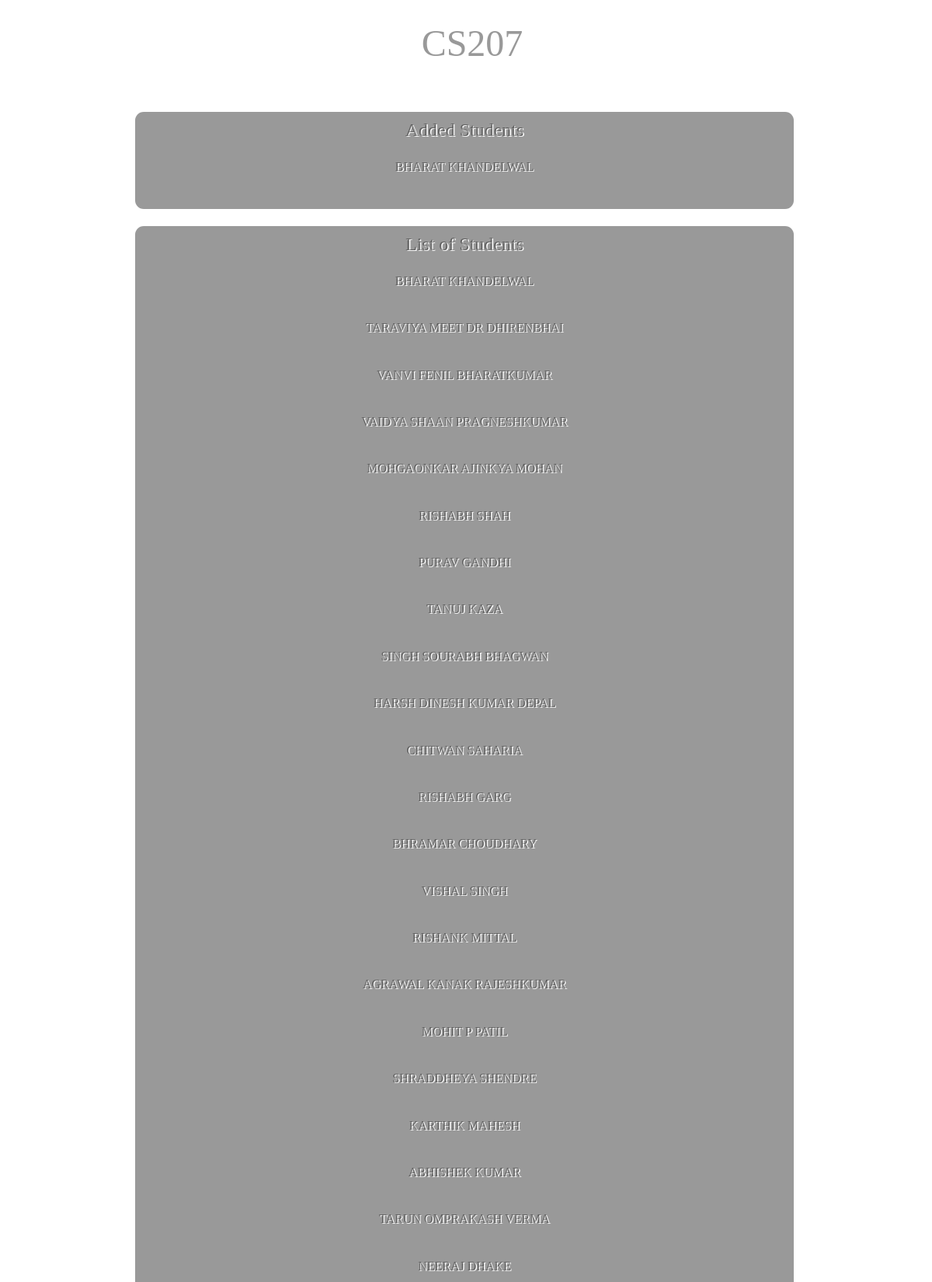
The app's page /feeder/addstudents/CS207/ (signed in, upper part) with its own data.
### feederpart1/models.py (models this page shows, shortened)
class Course(models.Model):
	name=models.CharField(max_length=50)
	code=models.CharField(max_length=10, unique= True,)
	students=models.ManyToManyField(Student, blank=True)
	feedbackforms=models.ManyToManyField(Feedbackform,blank=True)
	assignments=models.ManyToManyField(Assignment,blank=True)

class Student(models.Model):
	username=models.CharField(max_length=50)
	password=models.CharField(max_length=20)
	rollno=models.CharField(max_length=20, unique= True,default=True)

### feederpart1/views.py (the view)
# urls.py: url(r'^addstudents/(\w+)/', addstudents, name='addstudents'),
def addstudents(request, coursecode):
	if request.user.is_authenticated:
		return render(request, "addstudents.html", {"addedstudents":Course.objects.get(code=coursecode).students.all(),
													"students":Student.objects.all(),
													"coursecode":coursecode,
													"user":request.user})
	else:
		return render(request, 'blankMessage.html',{"message":'forbidden.'})

### templates/addstudents.html (shortened to what this page needs)
<!DOCTYPE html>
<html >
    <head>
    </head>
    <body>
        <div class="myhead"><font size="8" ><center>{{coursename}} {{coursecode}}</center></font> </div>
            <form role="form" action="" method="post">{% csrf_token %}
                <div class="form" style="align:right;">
                    <div class="forceColor"></div>
                    <div class="topbar">
                        <div class="myhead1"><font size="5">Added Students</font></div>
                        {% for student in addedstudents %}
                        <pre> </pre>
                        <div class="myhead1"><font size="3">{{student.username}}</font></div>
                {% endfor %}
            </div>
                                <pre>
            </pre>
        </div>
    </form>
    <form role="form" action="{% url 'register' %}" method="post">{% csrf_token %}
        <div class="form" style="align:right;">
            <div class="forceColor"></div>
            <div class="topbar">
                <div class="myhead1"><font size="5" >List of  Students</font></div>
                {% for student in students %}
                <pre> </pre>
                <a href="{% url 'addstudent' coursecode student.rollno %}" style="text-decoration:none;">
                    <div class="myhead1"><font size="3">{{student.username}}</font></div>
                </a>
            <pre> </pre>
        {% endfor %}
    </div>
</div>
</form>
</body>
</html>

### templates/addstudents.html (style rules this page uses)
body { font-family: 'Roboto', sans-serif; font-size: 62.5%; width: 100%; height: 100%; position: absolute; font-family: Raleway; background: url(https://newevolutiondesigns.com/images/freebies/winter-wallpaper-3.jpg) no-repeat fixed; background-size: cover; background-position: 50%; -webkit-font-smoothing: antialiased; font-smoothing: antialiased; }
* { -moz-box-sizing: border-box; -webkit-box-sizing: border-box; box-sizing: border-box; }
.form { margin: 20px 50px; position: relative; top: 15%; left: 45%; -moz-transform: translate3d(-50%, 0, 0); -ms-transform: translate3d(-50%, 0, 0); -webkit-transform: translate3d(-50%, 0, 0); transform: translate3d(-50%, 0, 0); width: 850px; padding: 10px; overflow: hidden; background-color: black; border: 1px solid rgba(255, 255, 255, 0.5); background: inherit; -moz-border-radius: 12px; -webkit-border-radius: 12px; border-radius: 12px; }
.form .forceColor { width: 100%; height: 100%; position: absolute; left: 0; top: 0; background-color: rgba(0, 0, 0, 0.4); }
.form:before { content: ""; width: 110%; height: 110%; position: absolute; background: inherit; left: -5%; right: 0; bottom: 0; top: -5%; -webkit-filter: blur(3px); filter: blur(3px); }
.myhead { color:rgba(0,0,0,.4) ; padding: 20px 440px 40px; text-shadow: 1.4px 1.4px rgba(256,256,256,.94); position: relative; text-align: center; }
.myhead1 { color:rgba(0,0,0,.4) ; text-shadow: 1.4px 1.4px rgba(256,256,256,.94); position: relative; text-align: center; }

### records on screen
Course: code "CS207"
Student: username "BHARAT KHANDELWAL"
Student: username "TARAVIYA MEET DR DHIRENBHAI"
Student: username "VANVI FENIL BHARATKUMAR"
Student: username "VAIDYA SHAAN PRAGNESHKUMAR"
Student: username "MOHGAONKAR AJINKYA MOHAN"
Student: username "RISHABH SHAH"
Student: username "PURAV GANDHI"
Student: username "TANUJ KAZA"
Student: username "SINGH SOURABH BHAGWAN"
Student: username "HARSH DINESH KUMAR DEPAL"
Student: username "CHITWAN SAHARIA"
Student: username "RISHABH GARG"
Student: username "BHRAMAR CHOUDHARY"
Student: username "VISHAL SINGH"
Student: username "RISHANK MITTAL"
Student: username "AGRAWAL KANAK RAJESHKUMAR"
Student: username "MOHIT P PATIL"
Student: username "SHRADDHEYA SHENDRE"
Student: username "KARTHIK MAHESH"
Student: username "ABHISHEK KUMAR"
Student: username "TARUN OMPRAKASH VERMA"
Student: username "NEERAJ DHAKE"
